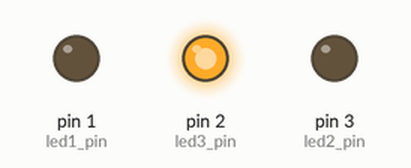
This sketch was run on a simulated Arduino Uno, built with avr-gcc and run on an emulated ATmega328P. On the bench: output pins drawn as LEDs (lit = HIGH).

Above: at 0.5 s.
At 3.5 s:
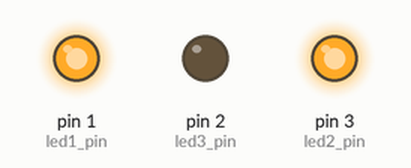
Timing chart, 0 to 4.6 s (numbered marks = the images above):
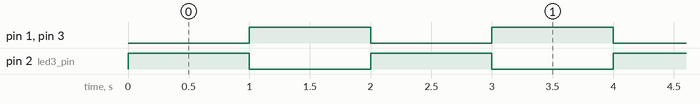

The sketch:

1-Blink-LEDs.ino
```cpp
/*////////////////////////////////////////////////////
  ///       UNICORN IOT PROJECT BOARD    ///////////////
  //////////////////////////////////////////////////////
  //////   LED Blinking /////////////////
  /* Steps:
   1: Upload code
   2: check LED 1, LED 2 and Built in LED on NODEMCU blinking with the delay of 1 sec

*/
//////////////////////////////////////////////////////////////////////////////////////
/////////////// See Complete Manual at: WWW.UNICORNDEVICES.COM   /////////////////////
////////////////////////////////////////////////////////////////////////////////////*/
int led1_pin = 1;
int led2_pin = 3;
int led3_pin = 2;

void setup() {
  pinMode(led1_pin, OUTPUT);        // Initialize the LED1 pin as an output
  pinMode(led2_pin, OUTPUT);        // Initialize the LED2 pin as an output
  pinMode(led3_pin, OUTPUT);        // Initialize the Built-in LED pin as an output
}
// the loop function runs over and over again forever
void loop() {
  digitalWrite(led1_pin, LOW);      // Turn the LED off
  digitalWrite(led2_pin, LOW);
  digitalWrite(led3_pin, HIGH);     // Turn the LED off (Note that LOW is the voltage level
                                    // but actually the LED is on; this is because
  delay(1000);                      // Wait for a second
  digitalWrite(led1_pin, HIGH);     //turn the LED on
  digitalWrite(led2_pin, HIGH);
  digitalWrite(led3_pin, LOW);      //turn the LED on (inverted Logic for BUILT-IN LED)
  delay(1000);                      // Wait for a seconds (to demonstrate the active low LED)
}
```

Measured:
- by itself, pin 1 (led1_pin), pin 2 (led3_pin), pin 3 (led2_pin): alternates HIGH for 1.0 s and LOW for 1.0 s
